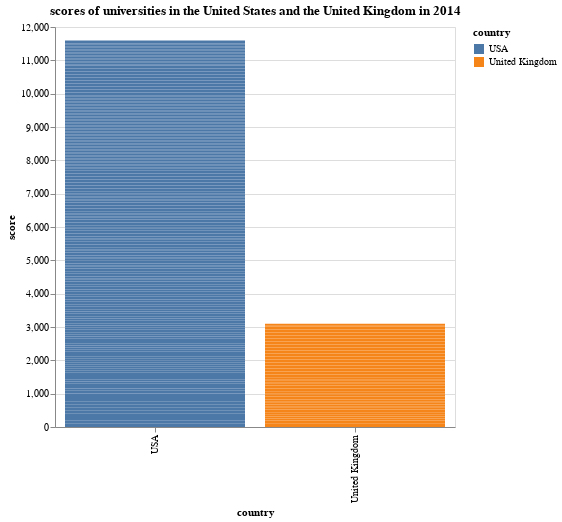

This figure's notebook cell:
### Code cell
#12)	Using Altair, create a bar chart to compare the scores of universities in the United States and the United Kingdom in 2014.
import pandas as pd
import altair as alt
df = pd.read_csv('/content/WorldUniversity.csv')
df_2014= df[df['year']== 2014]
us_uk = df_2014[df_2014['country'].isin(['USA' ,'United Kingdom'])]
bar_chart = alt.Chart(us_uk).mark_bar().encode(
    x = 'country',
    y = 'score',
    color = 'country',
    tooltip = ['country' ,'score']
).properties(
    height = 400,
    width = 400,
    title = ('scores of universities in the United States and the United Kingdom in 2014')
)
bar_chart

### Figure 1 — Vega-Lite specification as saved in the notebook (floating-point values rounded to 4 significant figures; data arrays with more than 128 entries replaced by an {"elided": "..."} marker saying what was removed)
{"config": {"view": {"continuousWidth": 400, "continuousHeight": 300}}, "data": {"name": "data-8a9cb3a15f9be0e7c1eb9b21739cd77e"}, "mark": "bar", "encoding": {"color": {"field": "country", "type": "nominal"}, "tooltip": [{"field": "country", "type": "nominal"}, {"field": "score", "type": "quantitative"}], "x": {"field": "country", "type": "nominal"}, "y": {"field": "score", "type": "quantitative"}}, "height": 400, "title": "scores of universities in the United States and the United Kingdom in 2014", "width": 400, "$schema": "https://vega.github.io/schema/vega-lite/v4.17.0.json", "datasets": {"data-8a9cb3a15f9be0e7c1eb9b21739cd77e": {"elided": "293 records"}}}
